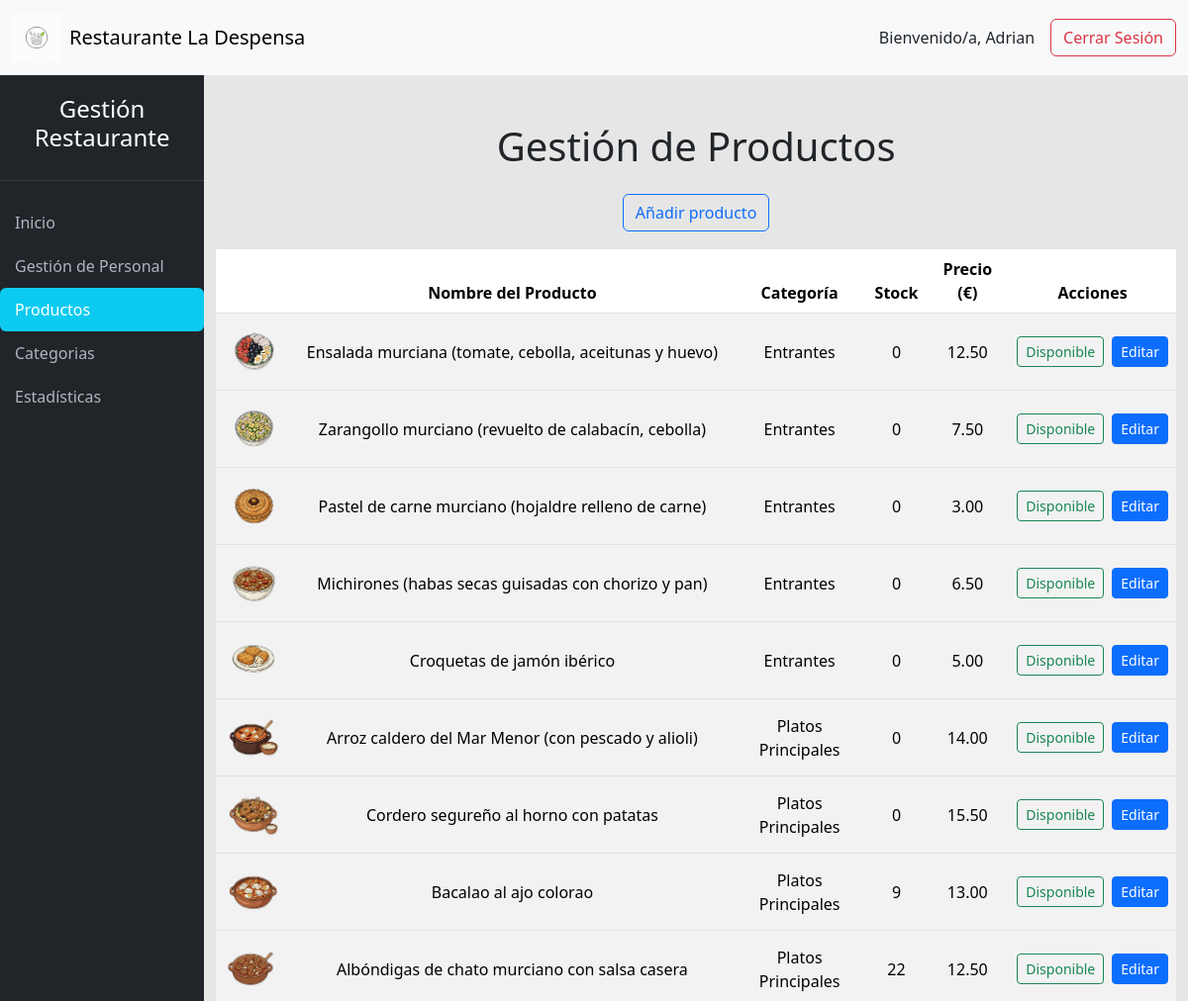
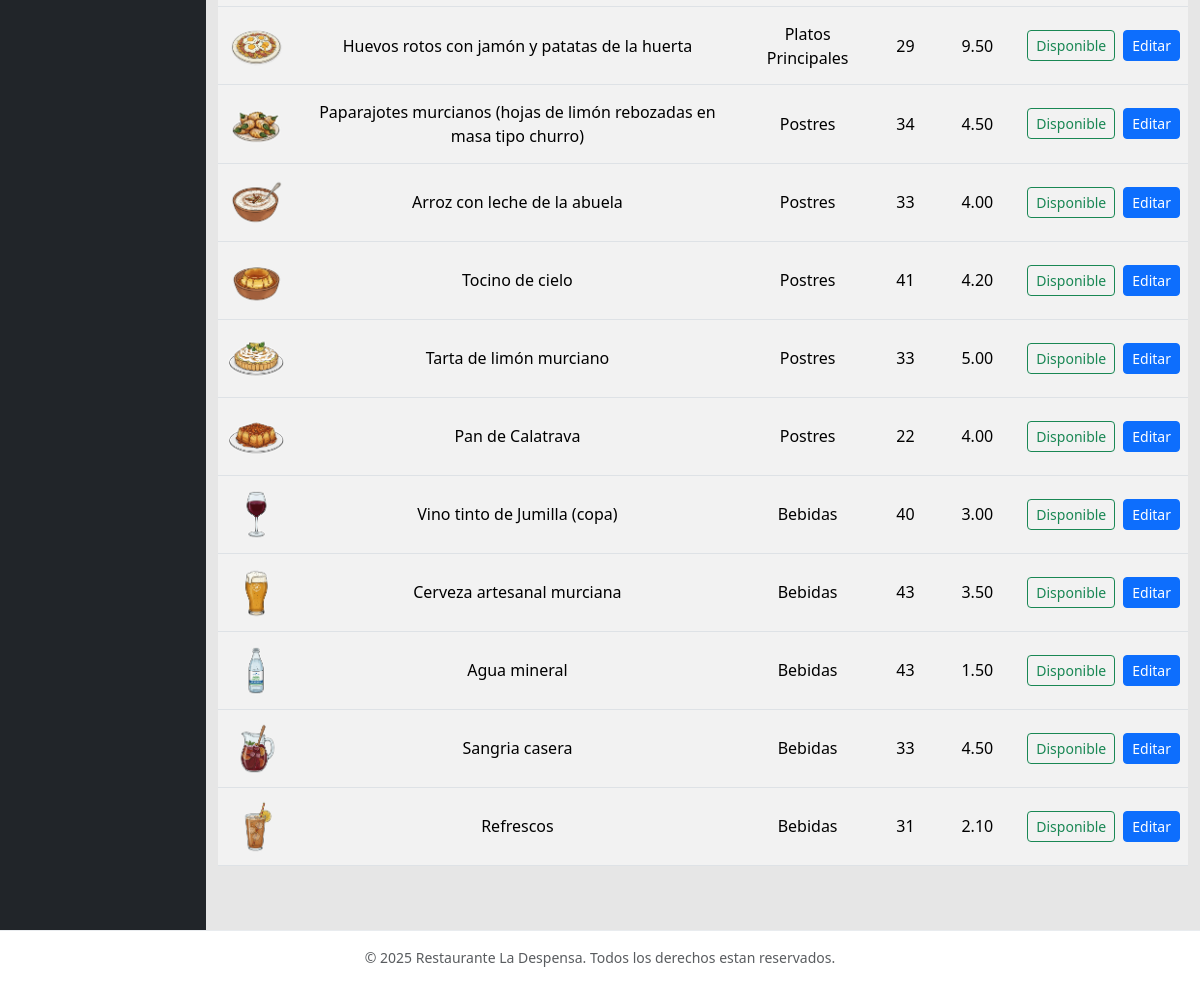
Before: /encargados/productos.php (signed in) with the older database file (2 pictures, top to bottom).
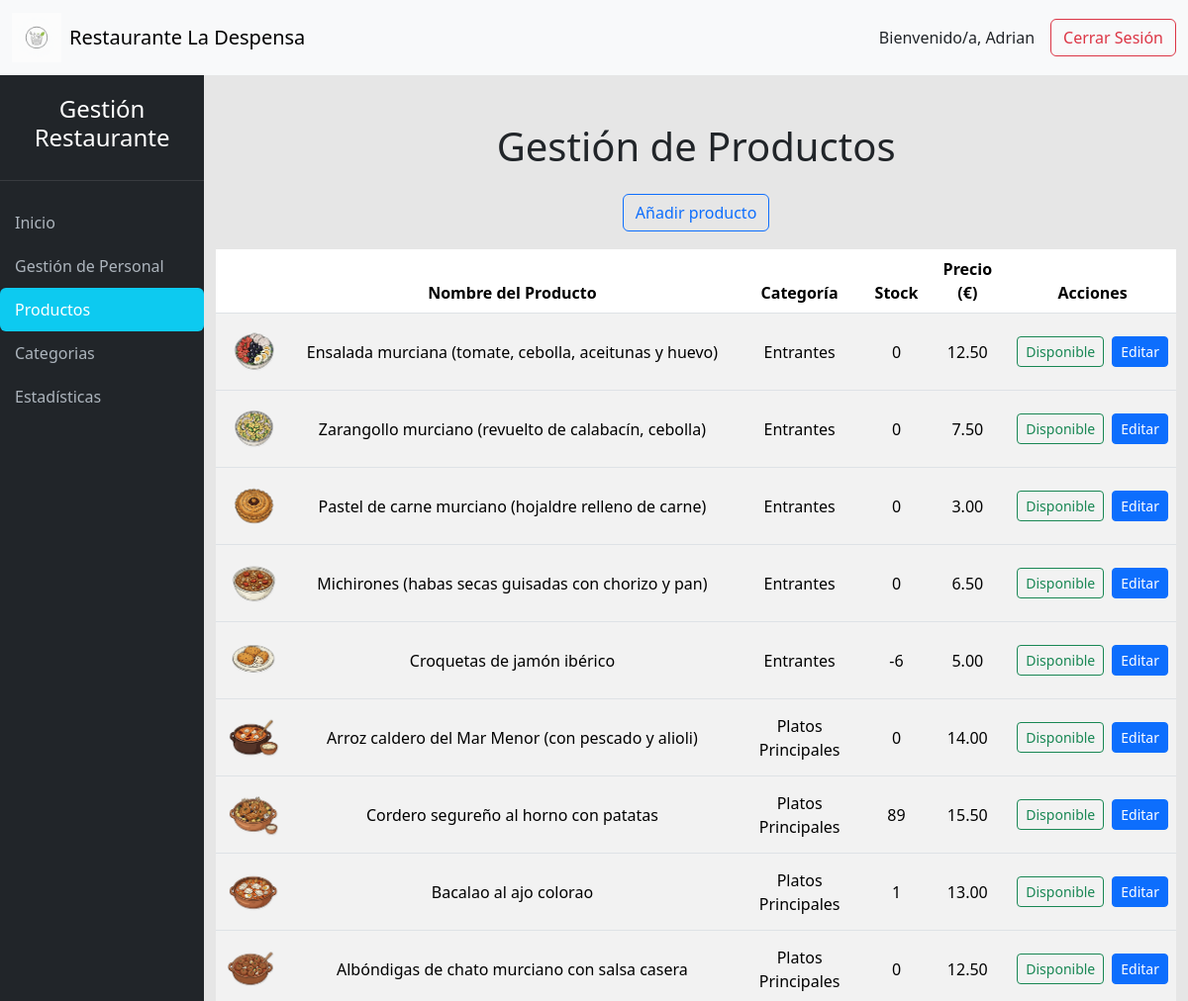
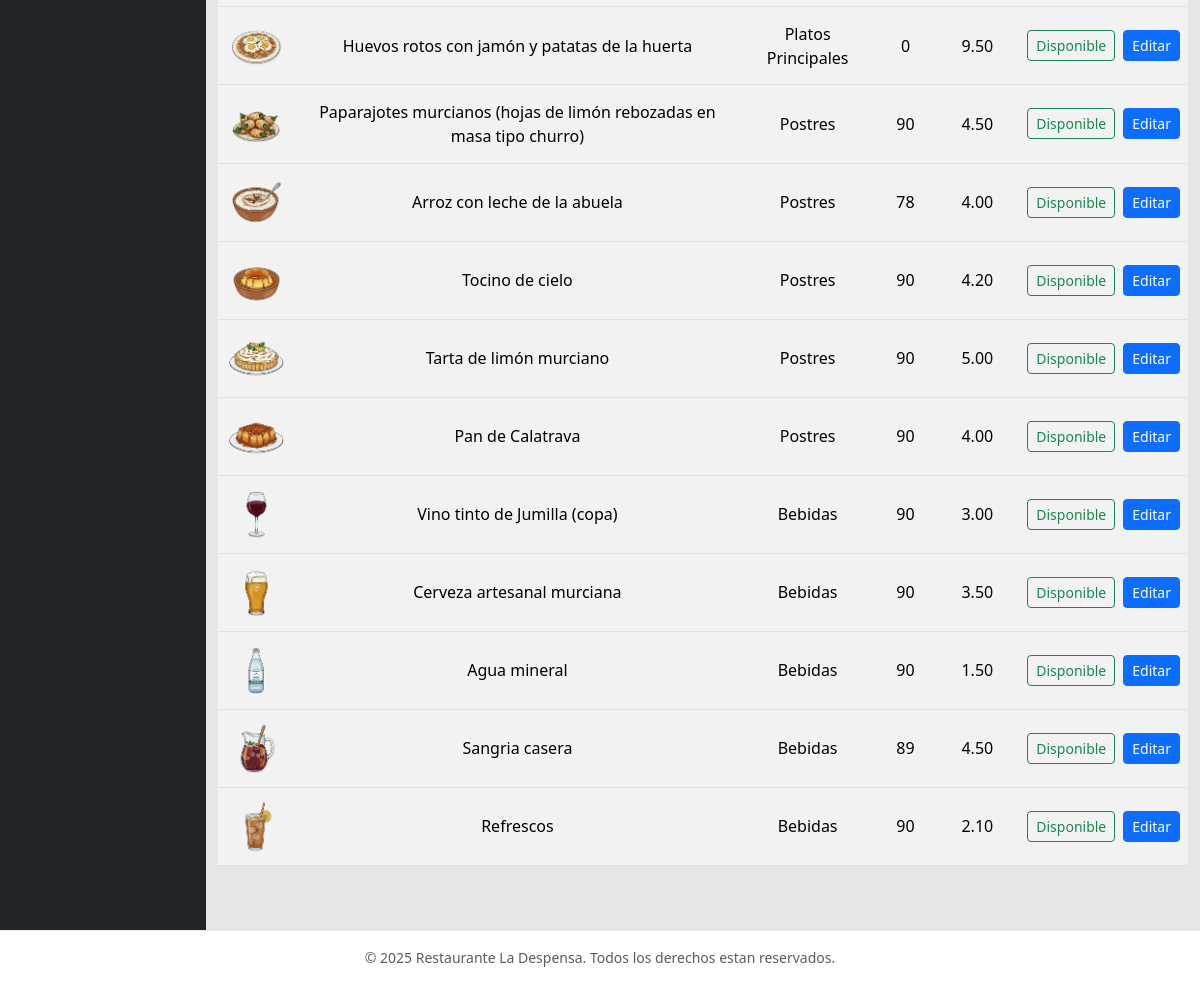
After: the same page with the newer database file (2 pictures, top to bottom).
### tables this page shows
CREATE TABLE `producto` (
  `idprod` int(11) NOT NULL,
  `nombre` varchar(255) NOT NULL,
  `precio` decimal(6,2) NOT NULL,
  `stock` int(11) NOT NULL,
  `estado` tinyint(1) NOT NULL,
  `categoria` int(11) NOT NULL,
  `imagen` varchar(255) NOT NULL
);

CREATE TABLE `categoria` (
  `idcat` int(11) NOT NULL,
  `nombre` varchar(255) NOT NULL,
  `estado` tinyint(1) NOT NULL COMMENT '0=disponible 1=bloqueado'
);

### encargados/productos.php (the view, shortened to what this page needs)
<?php
include("../conexion.php");
?>
<!DOCTYPE html>
<html lang="es">
<head>
    <?php include("../head.php"); ?>
</head>
<body class="d-flex flex-column min-vh-100">
    <?php include("../nav.php"); ?>
    <div class="wrapper">
        <?php include("navbar.php"); ?>
        <main class="container my-5">
             <h1 class="mb-4">Gestión de Productos</h1>
            <div class="mb-2">
                <button class="btn btn-outline-primary" type="button" data-bs-toggle="collapse" data-bs-target="#usuario" aria-expanded="false" aria-controls="usuario">
                    Añadir producto
                </button>
            </div>
            <div class="table-responsive">
                <table class="table table-hover table-striped">
                    <thead>
                        <tr>
                            <th></th>
                            <th>Nombre del Producto</th>
                            <th>Categoría</th>
                            <th>Stock</th>
                            <th>Precio (€)</th>
                            <th>Acciones</th>
                        </tr>
                    </thead>
                    <tbody>
                        <?php
                        $consultaprod = "SELECT p.*, c.nombre AS categoria_nombre, c.estado AS categoria_estado
                                         FROM producto p
                                         INNER JOIN categoria c ON p.categoria = c.idcat
                                         ORDER BY c.idcat ASC, p.idprod ASC";
                        $productos = mysqli_query($conn, $consultaprod);
                        if ($productos && mysqli_num_rows($productos) > 0) {
                            while ($prod = mysqli_fetch_assoc($productos)) {
                                echo "<tr class='text-center align-middle'>";
                                echo "<td><img class='img-fluid' style='width: 80px; height: auto; object-fit: cover;' src='../img/" . $prod['imagen'] . "'></td>";
                                echo "<td>" . $prod['nombre'] . "</td>";
                                echo "<td>" . $prod['categoria_nombre'] . "</td>";
                                echo "<td>" . $prod['stock'] . "</td>";
                                echo "<td>" . number_format($prod['precio'], 2) . "</td>";
                                echo "<td>";
                                echo '<div class="d-flex flex-column flex-sm-row gap-2">';
                                if ($prod['categoria_estado'] == '1') {
                                    echo "<button class='btn btn-sm btn-warning' disabled>Cat.Bloqueada</button>";
                                }
                                else {
                                    if ($prod['estado'] == '0') {
                                        echo "<a href='bloquearproducto.php?idprod=" . $prod['idprod'] . "' class='btn btn-sm btn-outline-success'>Disponible</a>";
                                    } else {
                                        echo "<a href='bloquearproducto.php?idprod=" . $prod['idprod'] . "' class='btn btn-sm btn-outline-danger'>Bloqueado</a>";
                                    }
                                }
                        ?>
                                <a data-bs-toggle="collapse" data-bs-target="#<?php echo $prod['idprod'] ?>;" aria-expanded="false" aria-controls="<?php echo $prod['idprod']; ?>" href='editarproducto.php?idprod="<?php echo $prod['idprod'] ?>;"' class="btn btn-sm btn-primary">Editar</a>
                                <?php
                                echo '</div>';
                                echo "</td>";
                                echo "</tr>";
                                ?>
                        <?php
                            }
                        } else {
                            echo "<tr><td colspan='5' class='text-center'>No hay productos registrados.</td></tr>";
                        }
                        ?>
                    </tbody>
                </table>
            </div>
        </main>
    </div>
    <?php include("../footer.php"); ?>
</body>
</html>

### head.php (shortened to what this page needs)
<link href="https://cdn.jsdelivr.net/npm/bootstrap@5.3.3/dist/css/bootstrap.min.css" rel="stylesheet">
<link rel="stylesheet" href="../styles.css" type="text/css">
<link rel="stylesheet" href="https://cdn.jsdelivr.net/npm/bootstrap-icons@1.11.3/font/bootstrap-icons.min.css">

### nav.php
<div class="container-fluid p-0">
    <nav class="navbar navbar-expand-sm bg-light navbar-light w-100">
        <div class="container-fluid d-flex justify-content-between align-items-center">
            <a class="navbar-brand d-flex align-items-center" href="">
                <img src="../img/LaDespensalogo.png" alt="Logo" class="img-fluid" style="max-height: 50px;">
                <span class="ms-2">Restaurante La Despensa</span>
            </a>
            <ul class="navbar-nav d-flex flex-row align-items-center">
                <li class="nav-item me-3 d-none d-lg-block">
                    <p class="mb-0">Bienvenido/a, <?php echo $_SESSION['nombre']; ?></p>
                </li>
                <li class="nav-item">
                    <a class="btn btn-outline-danger" href="../logout.php">Cerrar Sesión</a>
                </li>
            </ul>
        </div>
    </nav>
</div>

### encargados/navbar.php (shortened to what this page needs)
<?php
$pagina_actual = basename(parse_url($_SERVER['REQUEST_URI'], PHP_URL_PATH));
?>
<nav id="sidebar" class="collapse d-md-block">
    <div class="sidebar-header">
        <h3>Gestión Restaurante</h3>
    </div>
    <ul class="list-unstyled components sidebar-items">
        <li>
            <a href="indexEncargados.php"
               class="nav-link <?php echo ($pagina_actual == 'indexEncargados.php') ? 'active' : ''; ?>">
               Inicio
            </a>
        </li>
        <li>
            <a href="modperfil.php"
               class="nav-link <?php echo ($pagina_actual == 'modperfil.php') ? 'active' : ''; ?>">
               Gestión de Personal
            </a>
        </li>
        <li>
            <a href="productos.php"
               class="nav-link <?php echo ($pagina_actual == 'productos.php') ? 'active' : ''; ?>">
               Productos
            </a>
        </li>
         <li>
            <a href="categorias.php"
               class="nav-link <?php echo ($pagina_actual == 'categorias.php') ? 'active' : ''; ?>">
               Categorias
            </a>
        </li>
        <li>
            <a href="estadisticas.php"
               class="nav-link <?php echo ($pagina_actual == 'estadisticas.php') ? 'active' : ''; ?>">
               Estadísticas
            </a>
        </li>
    </ul>
</nav>

### footer.php
<footer class="minimal-footer">
          <div class="row justify-content-center align-items-center p-3 pb-1">
              <div class="col-12 text-center">
                  <p class="text-muted small mx-auto text-center">&copy; 2025 Restaurante La Despensa. Todos los derechos estan reservados.</p>
              </div>
          </div>
  </footer>

### styles.css (style rules this page uses)
body,html { display: flex; min-height: 100vh; flex-direction: column; background-color: #f8f9fa; background: linear-gradient(rgba(0, 0, 0, 0.05), rgba(0, 0, 0, 0.05)); margin: 0; padding: 0; width: 100%; overflow-x: hidden; }
.wrapper { display: flex; flex: 1; }
#sidebar { width: 250px; min-height: 100vh; background-color: #212529; color: #fff; transition: margin-left 0.3s ease; padding-top: 20px; position: sticky; top: 0; }
.sidebar-header { padding-bottom: 20px; text-align: center; border-bottom: 1px solid rgba(255, 255, 255, 0.1); margin-bottom: 20px; }
.sidebar-header h3 { color: #ffffff; font-size: 1.5rem; }
.sidebar-items .nav-link { padding: 10px 15px; color: #adb5bd; font-weight: 500; display: block; border-radius: 6px; transition: all 0.2s ease-in-out; }
.sidebar-items .nav-link.active { background: #0dcaf0; color: #fff; }
main { display: flex; flex-direction: column; align-items: center; justify-content: center; text-align: center; }
footer.minimal-footer { background-color: #ffffff; border-top: 1px solid #e9ecef; text-align: center; color: #555; width: 100%; }

Changed rows visible on the page:
changed producto "Croquetas de jamón ibérico": stock "0" → "-6"
changed producto "Cordero segureño al horno con patatas": stock "0" → "89"
changed producto "Bacalao al ajo colorao": stock "9" → "1"
changed producto "Albóndigas de chato murciano con salsa casera": stock "22" → "0"
changed producto "Huevos rotos con jamón y patatas de la huerta": stock "29" → "0"
changed producto "Paparajotes murcianos (hojas de limón rebozadas en masa tipo churro)": stock "34" → "90"
changed producto "Arroz con leche de la abuela": stock "33" → "78"
changed producto "Tocino de cielo": stock "41" → "90"
changed producto "Tarta de limón murciano": stock "33" → "90"
changed producto "Pan de Calatrava": stock "22" → "90"
changed producto "Vino tinto de Jumilla (copa)": stock "40" → "90"
changed producto "Cerveza artesanal murciana": stock "43" → "90"
changed producto "Agua mineral": stock "43" → "90"
changed producto "Sangria casera": stock "33" → "89"
changed producto "Refrescos": stock "31" → "90"
